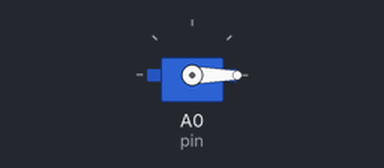
A sketch run on a simulated Arduino Uno, built with avr-gcc and run on an emulated ATmega328P. Shown: servo.

Above: at 0.05 s.
At 8.0 s:
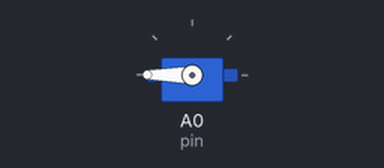
Timing chart, 0 to 10.4 s (numbered marks = the images above):
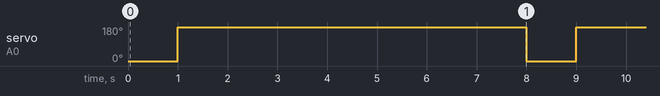

The sketch:

PruebaServo.ino
```cpp
#include <Servo.h>
int CERRADO=180;
int ABIERTO=0;

char pin=A0;
Servo myservo;
int degrees=0;

void setupServo(){
   myservo.attach(pin);
}

void sweepServo() {
    myservo.write(ABIERTO);
    delay(1000);
    myservo.write(CERRADO);
    delay(5000);
//    if(degrees==0)degrees=180;
//    else degrees=0;
//    myservo.write(degrees);
    delay(2000);
    /*degrees=180;*/
}

void setup() {
 setupServo();

}

void loop() {
  sweepServo();
}
```

Measured:
- by itself, servo on A0 (pin): alternates 180° for 7.0 s and 0° for 1.0 s
